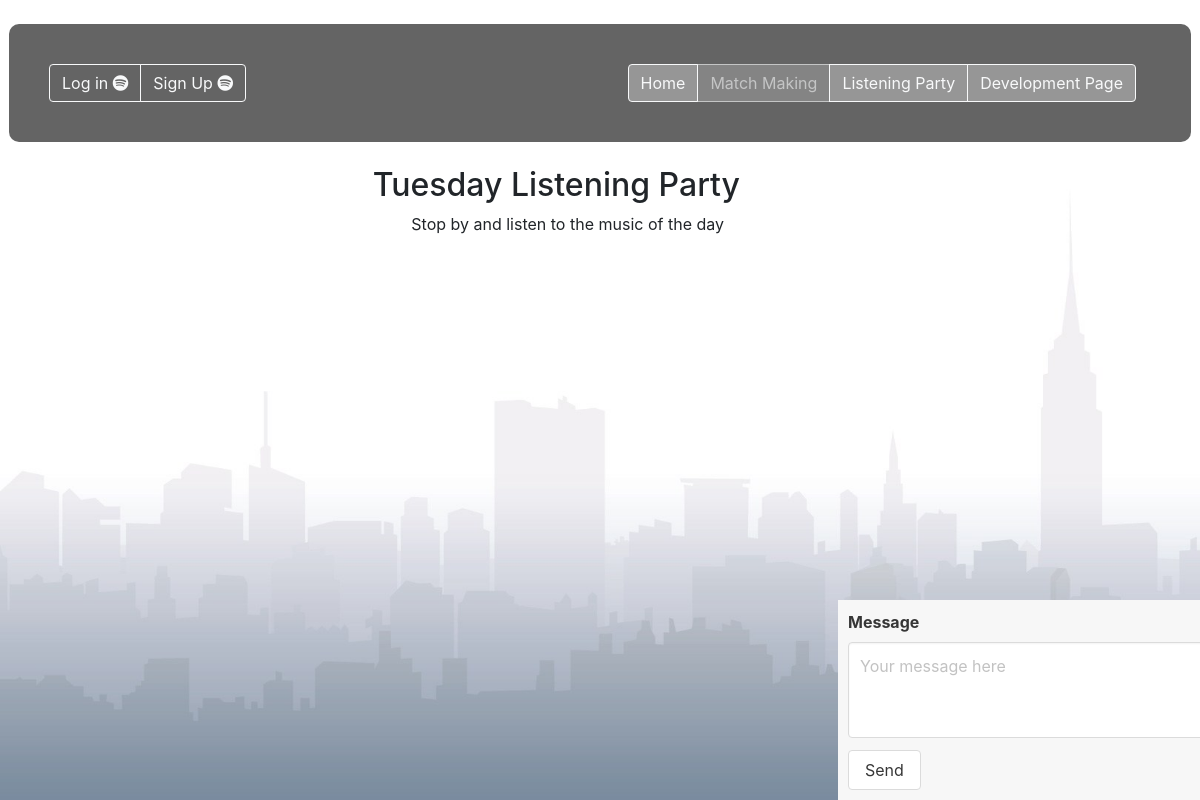
Before: /rooms/tues/ with the older database file.
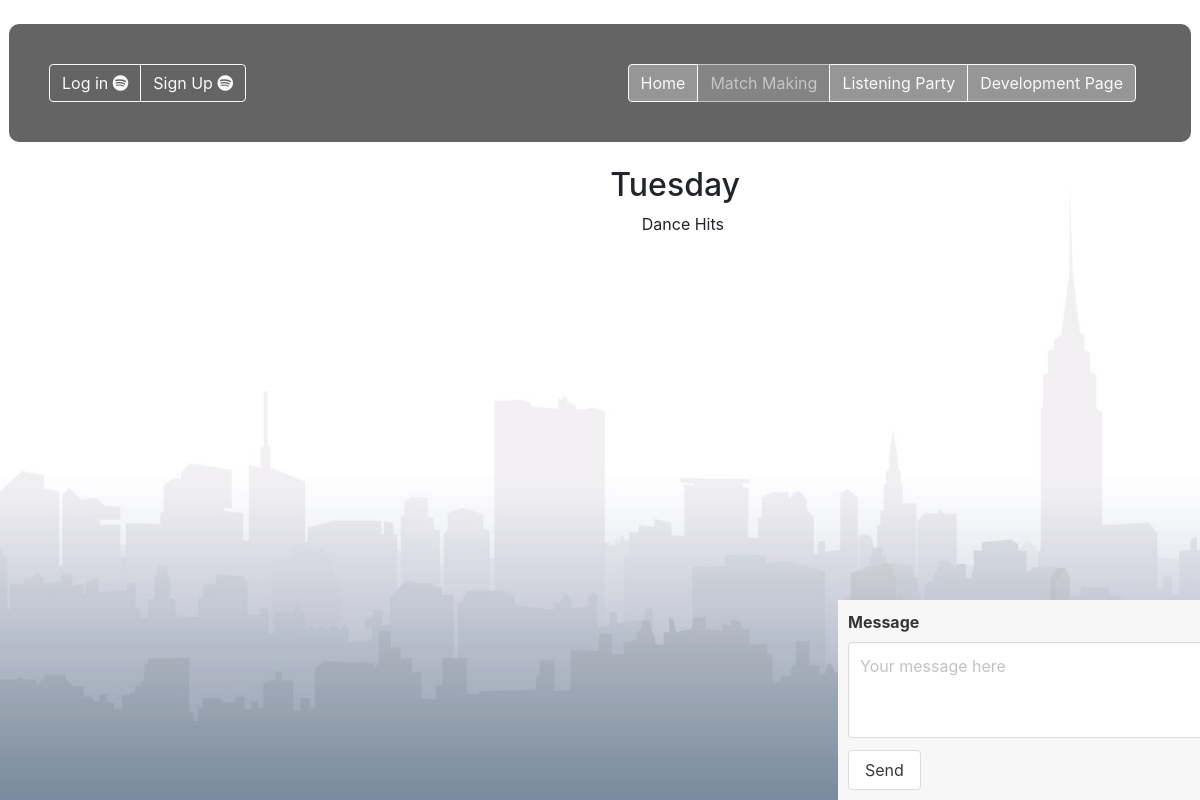
After: the same page with the newer database file.
### chat/models.py (models this page shows, shortened)
class Room(models.Model):
    name = models.CharField(max_length=30)
    description = models.CharField(max_length=100)
    slug = models.CharField(max_length=50)

### chat/views.py (the view)
# urls.py: url(r'rooms/(?P<slug>[-\w]+)/$', views.room_detail, name="room_detail"),
def room_detail(request, slug):
    room = Room.objects.get(slug=slug)
    return render(request, 'chat/room_detail.html', {'room': room})

### chat/templates/chat/room_detail.html (shortened to what this page needs)
{% load static %}
<!DOCTYPE html>
<html>
<head>
  <link rel="stylesheet" href="https://cdnjs.cloudflare.com/ajax/libs/bulma/0.6.1/css/bulma.min.css" />
  <link rel="stylesheet" href="{% static "chat/styles/room_detail.css" %}">
  <link rel="stylesheet" href="https://cdnjs.cloudflare.com/ajax/libs/bulma/0.6.1/css/bulma.min.css" />
  <link rel="stylesheet" type="text/css" href="{% static 'style.css' %}" />
  <link rel="stylesheet" href="https://maxcdn.bootstrapcdn.com/bootstrap/4.5.2/css/bootstrap.min.css" />
  <link rel="stylesheet" href="https://use.fontawesome.com/releases/v5.7.0/css/all.css"
 />
  <div class="row justify-content-center" id="signin_navbar_row">
    <div class="d-flex mx-auto" id="navbar_signin_flex">
      {% if 'profile' not in request.session %}
      <div class="col-3 mx-auto" id="signin_col">
        <div class="d-flex-column justify-content-center" id="signin_flexbox">
          <div class="btn-group">
            <a role="button" class="btn btn-outline-light" href="/login/">Log in <i class="fab fa-spotify"></i></a>
            <a role="button" class="btn btn-outline-light" href="https://www.spotify.com/us/signup/"
              target="_blank">Sign Up <i class="fab fa-spotify"></i></a>
          </div>
        </div>
      </div>
      {% endif %}
      <div class="col-9 mx-auto" id="navbar_col">
        <div class="d-flex justify-content-end " id="navbar_flexbox">
          <div class="btn-group" id="nav_btn_group">
            <a class="btn btn-outline-light" id="navbutton" role="button" href="/">Home</a>
            <a class="btn btn-outline-light disabled" id="navbutton" role="button" href="/">Match Making</a>
            <a class="btn btn-outline-light" id="navbutton" role="button" href="/chat/">Listening Party</a>
            <a class="btn btn-outline-light" id="navbutton" role="button" href="/dev/">Development Page</a>
          </div>
        </div>
      </div>
    </div>
  </div>
</head>
<body>
  <div class="row justify-content-center">
    <div class="col-2">
      <div class="d-flex p-2 justify-content-center">
        </div>
      </div>
      <div class="col-6 container-fluid">
        <h2 style="text-align: right; padding-right: 50px;">{{room.name}}</h2>
        <p style="text-align: right; padding-right: 66px;">
          {{room.description}}
        </p>
      <div class="d-flex justify-content-center" style="padding-top: 10px; padding-left: 250px;" id ="middle-flex">
        <iframe src="https://open.spotify.com/embed/playlist/3eG8Ulg1ixwU3DPpdgnnGi" width="300" height="500" frameborder="0" allowtransparency="true" allow="encrypted-media"></iframe>
      </div>
      </div>
      <div class="col-4">
        <div class="col-auto">
            <div class="table-responsive center" style="height: 500px; width:auto; overflow: auto;" >
              <div class="container">
                <div class="columns">
                  <div>
                    <section>
                      <div id="messages"></div>
                      <form id="message-form">
                        <div class="field" style="height: auto;">
                          <label class="label">Message</label>
                          <div class="control" ">
                            <textarea class="textarea" id="message-input"placeholder="Your message here" rows="3" autofocus></textarea>
                          </div>
                        </div>
                        <button type="submit" class="button">Send</button>
                      </form>
                    </section>
                  </div>
                </div>
              </div>
          </div>
        </div>
      </div>
    </div>
</body>
</html>

### chat/static/chat/styles/room_detail.css (style rules this page uses)
html, body { padding: 0; margin: 0; height: 100%; width: 100%; background-color: #f7f7f7; }
section { height: 70%; position: fixed; width: 800px; }
#messages { padding: 10px; height: 100%; overflow-y: auto; }
#message-form { padding: 10px; background-color: #f7f7f7; position: fixed; bottom: 0; width: 50%; }
#message-input { resize: none; }

### static/style.css (style rules this page uses)
body { background-image: url(background.jpg); background-size: cover; }
#navbar_signin_flex { background-color: rgb(100,100,100); padding: 20px; width: 100%; border-radius: 10px; }
#navbar_flexbox { padding: 20px; }
#signin_col { padding: 20px; }
#navbutton { background-color:rgb(150, 150, 150); }
#signin_navbar_row { padding:2%; }
.center { margin-left: auto; margin-right: auto; }

Changed rows visible on the page:
removed Room: name "Tuesday Listening Party", description "Stop by and listen to the music of the day"
added Room: name "Tuesday", description "Dance Hits"
